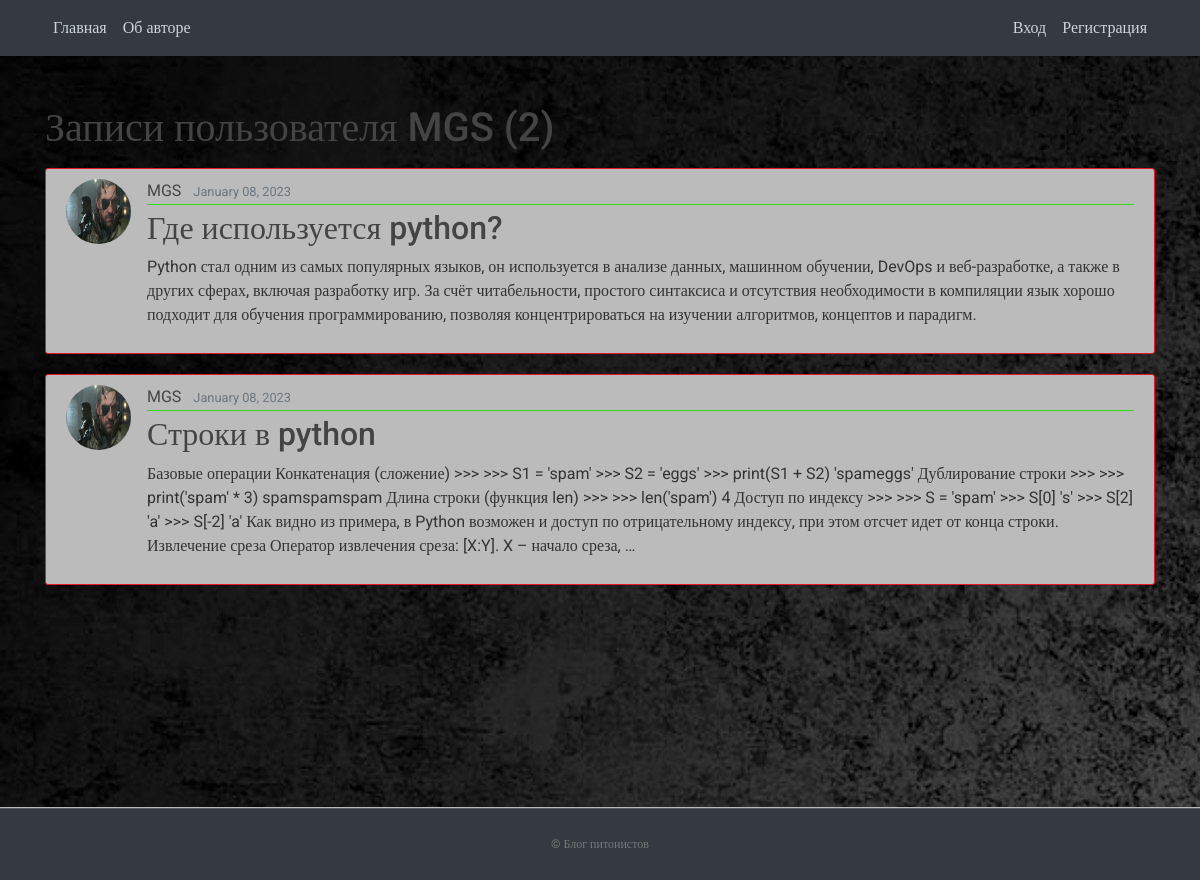
The page /user/MGS on the database its author committed.
### blog/models.py (models this page shows, shortened)
class Post(models.Model):
    title = models.CharField(max_length=100)
    content = models.TextField()
    date_posted = models.DateTimeField(default=timezone.now)
    author = models.ForeignKey(User, on_delete=models.CASCADE)

### users/models.py (models this page shows, shortened)
class Profile(models.Model):
    user = models.OneToOneField(User, on_delete=models.CASCADE)
    image = models.ImageField(default='default.jpg', upload_to='profile_pics')

### blog/views.py (the view)
# urls.py: path('user/<str:username>', UserPostListView.as_view(), name='user-posts'),
class UserPostListView(ListView):
    model = Post
    template_name = 'blog/user_posts.html'
    context_object_name = 'posts'
    paginate_by = 5
    def get_queryset(self):
        user = get_object_or_404(User, username=self.kwargs.get('username'))
        return Post.objects.filter(author=user).order_by('-date_posted')

### blog/templates/blog/user_posts.html (shortened to what this page needs)
{% extends "blog/base.html" %}
{% block content %}
    <h1 class="mb-3">Записи пользователя {{ view.kwargs.username }} ({{ page_obj.paginator.count }})</h1>
    {% for post in posts %}
        <article class="media content-section">
          <img class="rounded-circle article-img" src="{{ post.author.profile.image.url }}">
          <div class="media-body">
            <div class="article-metadata">
              <a class="mr-2" href="{% url 'user-posts' post.author.username %}">{{ post.author }}</a>
              <small class="text-muted">{{ post.date_posted|date:"F d, Y" }}</small>
            </div>
            <h2><a class="article-title" href="{% url 'post-detail' post.id %}">{{ post.title }}</a></h2>
            <p class="article-content">{{ post.content|truncatewords:80 }}</p>
          </div>
        </article>
    {% endfor %}
{% endblock content %}

### blog/static/blog/main.css (style rules this page uses)
﻿body, html { width:100%; height:100% }
body { margin:0; padding:0; background-image: url('../../media/background.jpg'); color: #333333; margin-top: 5rem; font-family:Roboto; }
h1, h2, h3, h4, h5, h6 { color: #444444; }
.content-section { background: #bbbbbb; padding: 10px 20px; border: 1px solid #e61728; border-radius: 3px; margin-bottom: 20px; }
.article-title { color: #444444; }
.article-content { white-space: pre-line; }
.article-img { height: 65px; width: 65px; margin-right: 16px; }
.article-metadata { padding-bottom: 1px; margin-bottom: 4px; border-bottom: 1px solid #33db11 }
.article-metadata a { color: #444444; text-decoration: none; }

### rows shown on the page
Post: author.profile.image (picture), author "MGS", date_posted "January 08, 2023", title "Где используется python?", content "Python стал одним из самых популярных языков, он используется в анализе данных, машинном обучении, DevOps и веб-разработке, а также в других сферах, включая разработку игр. За счёт читабельности, простого синтаксиса и отсутствия необходимости в компиляции язык хорошо подходит для обучения программированию, позволяя концентрироваться на изучении алгоритмов, концептов и парадигм."
Post: author.profile.image (picture), author "MGS", date_posted "January 08, 2023", title "Строки в python", content "Базовые операции Конкатенация (сложение) >>> >>> S1 = 'spam' >>> S2 = 'eggs' >>> print(S1 + S2) 'spameggs' Дублирование строки >>> >>> print('spam' * 3) spamspamspam Длина строки (функция len) >>> >>> len('spam') 4 Доступ по индексу >>> >>> S = 'spam' >>> S[0] 's' >>> S[2] 'a' >>> S[-2] 'a' Как видно из примера, в Python возможен и доступ по отрицательному индексу, при этом отсчет идет от конца строки. Извлечение среза Оператор извлечения среза: [X:Y]. X – начало среза, …"

### other values the page prints
{{ view.kwargs.username }} "MGS"
{{ page_obj.paginator.count }} "2"
